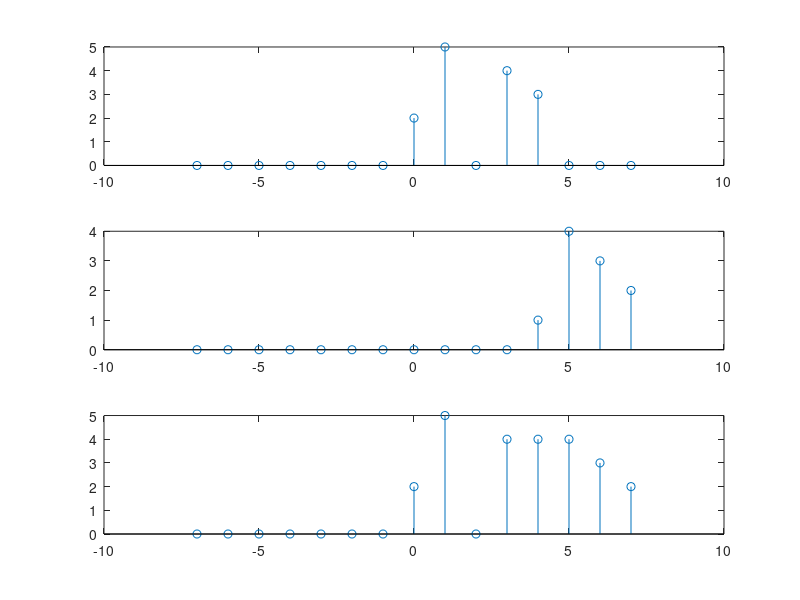

Here is the MATLAB script that generated this plot:
n= -7:7;
sg= [0,0,0,0,0,0,0,1,0,0,0,0,0,0,0];
x1 = 2*sg + 5*circshift(sg, 1) + 4*circshift(sg, 3) + 3*circshift(sg,4);
x2 = circshift(sg, 4) + 4*circshift(sg, 5) + 3*circshift(sg, 6) + 2*circshift(sg, 7);
add= x1 + x2;
subplot(3, 1, 1);
ylabel('x1');
stem(n,x1);
subplot(3, 1, 2);
ylabel('x2');
stem(n,x2);
subplot(3, 1, 3);
ylabel('Added DTSignal')
stem(n,add)
    
